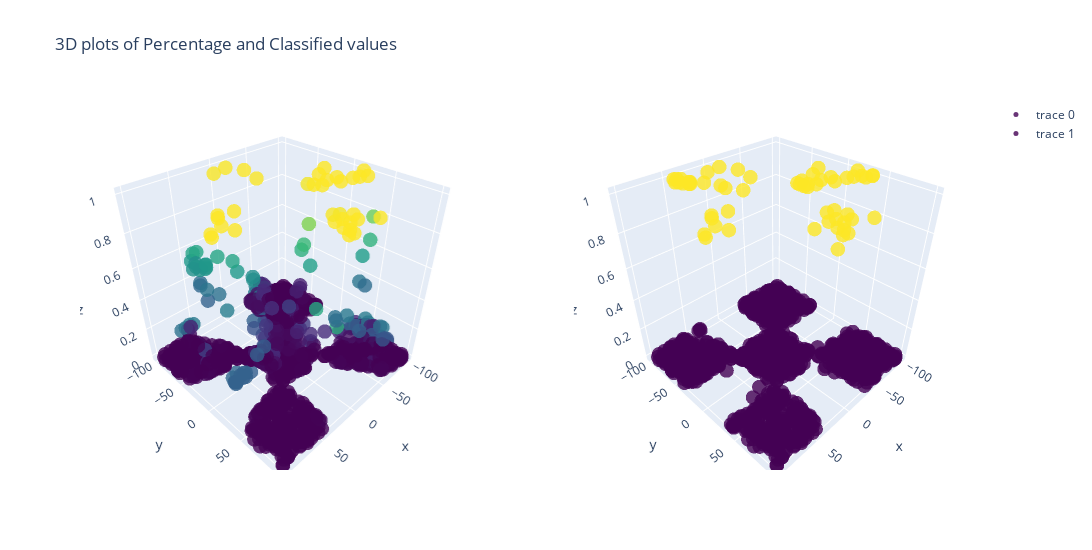

Notebook code cell kept with this figure:
### Code cell
x3.plot_combined(XY_xor3_balance_train)

### Figure 1 — Plotly figure (JSON) as saved in the notebook; plotly's stock layout.template omitted (floating-point values rounded to 4 significant figures; data arrays with more than 128 entries replaced by an {"elided": "..."} marker saying what was removed)
{"data": [{"marker": {"color": {"elided": "1050 float values"}, "colorscale": [[0, "#440154"], [0.1111, "#482878"], [0.2222, "#3e4989"], [0.3333, "#31688e"], [0.4444, "#26828e"], [0.5556, "#1f9e89"], [0.6667, "#35b779"], [0.7778, "#6ece58"], [0.8889, "#b5de2b"], [1, "#fde725"]], "opacity": 0.8, "size": 5}, "mode": "markers", "scene": "scene", "type": "scatter3d", "x": {"elided": "1050 float values"}, "y": {"elided": "1050 float values"}, "z": {"elided": "1050 float values"}}, {"marker": {"color": {"elided": "1050 int values"}, "colorscale": [[0, "#440154"], [0.1111, "#482878"], [0.2222, "#3e4989"], [0.3333, "#31688e"], [0.4444, "#26828e"], [0.5556, "#1f9e89"], [0.6667, "#35b779"], [0.7778, "#6ece58"], [0.8889, "#b5de2b"], [1, "#fde725"]], "opacity": 0.8, "size": 5}, "mode": "markers", "scene": "scene2", "type": "scatter3d", "x": {"elided": "1050 float values"}, "y": {"elided": "1050 float values"}, "z": {"elided": "1050 int values"}}], "layout": {"height": 550, "scene": {"domain": {"x": [0, 0.45], "y": [0, 1]}}, "scene2": {"domain": {"x": [0.55, 1], "y": [0, 1]}}, "title": {"text": "3D plots of Percentage and Classified values"}, "width": 1100}}
